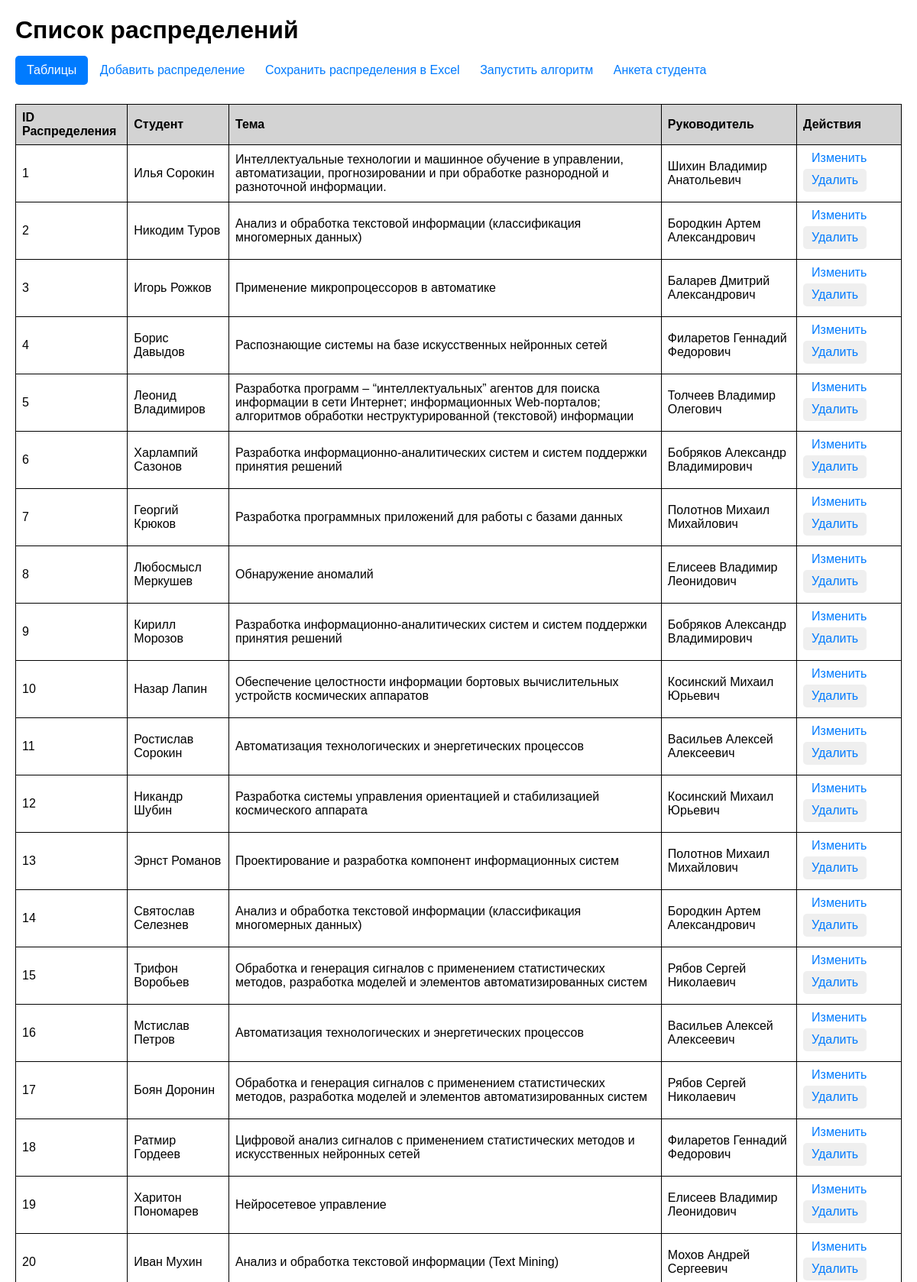
The page / (upper part) on the database its author committed.
### models.py (models this page shows)
class Distribution(Base):
    __tablename__ = 'distributions'
    distribution_id = Column(Integer, primary_key=True)
    student_id = Column(Integer, ForeignKey('students.student_id'), nullable=False)
    theme_id = Column(Integer, ForeignKey('themes.theme_id'), nullable=False)
    adviser_id = Column(Integer, ForeignKey('advisers.adviser_id'), nullable=False)
    interest_level = Column(Integer)
    student = relationship("Student", back_populates="distributions")
    theme = relationship("Theme", back_populates="distributions")
    adviser = relationship("Adviser", back_populates="distributions")

class Student(Base):
    __tablename__ = 'students'
    student_id = Column(Integer, primary_key=True)
    firstname = Column(String, nullable=False)
    lastname = Column(String, nullable=False)
    patronymic = Column(String, nullable=False)
    group_student = Column(String, nullable=False)
    grades = relationship("StudentSubjectGrade", back_populates="student")
    interests = relationship("StudentThemeInterest", back_populates="student")
    distributions = relationship("Distribution", back_populates="student")

class Theme(Base):
    __tablename__ = 'themes'
    theme_id = Column(Integer, primary_key=True)
    theme_name = Column(String, nullable=False)
    subject_importances = relationship("ThemeSubjectImportance", back_populates="theme")
    student_theme_interests = relationship("StudentThemeInterest", back_populates="theme")
    adviser_themes = relationship("AdviserTheme", back_populates="theme")
    distributions = relationship("Distribution", back_populates="theme")

class Adviser(Base):
    __tablename__ = 'advisers'
    adviser_id = Column(Integer, primary_key=True)
    firstname = Column(String, nullable=False)
    lastname = Column(String, nullable=False)
    patronymic = Column(String, nullable=False)
    number_of_places = Column(Integer, nullable=False)
    adviser_themes = relationship("AdviserTheme", back_populates="adviser")
    distributions = relationship("Distribution", back_populates="adviser")

### app.py (the view)
@app.route('/')
def index():
    with Session() as session:
        distributions = (session.query(Distribution).options(
            joinedload(Distribution.student),
            joinedload(Distribution.adviser),
            joinedload(Distribution.theme)).all()
        )
    return render_template('index.html', distributions=distributions)

### templates/index.html (shortened to what this page needs)
<!DOCTYPE html>
<html lang="en">
<head>
</head>
<body>
    <h1>Список распределений</h1>
        {% include 'dropdown_tables.html' %}
    <a href="{{ url_for('add_distribution') }}">Добавить распределение</a>
    <a href="{{ url_for('save') }}"> Сохранить распределения в Excel</a>
    <a href="{{url_for('run_main')}}">Запустить алгоритм</a>
    <a href="{{url_for('form_student')}}">Анкета студента </a>
    <table>
        <tr>
            <th>ID Распределения</th>
            <th>Студент</th>
            <th>Тема</th>
            <th>Руководитель</th>
            <th>Действия</th>
        </tr>
        {% for distribution in distributions %}
        <tr>
            <td>{{ distribution.distribution_id }}</td>
            <td>{{ distribution.student.firstname }} {{ distribution.student.lastname }}</td>
            <td>{{ distribution.theme.theme_name }}</td>
            <td>{{ distribution.adviser.firstname }} {{ distribution.adviser.lastname }} {{ distribution.adviser.patronymic }}</td>
            <td>
                <a href="{{ url_for('update_distribution', distribution_id=distribution.distribution_id) }}">Изменить</a>
                <button onclick="showDeleteConfirmationDistribution({{ distribution.distribution_id }}, '{{ distribution.student_id }}', '{{ distribution.theme_id }}', '{{ distribution.adviser_id }}')">Удалить</button>
            </td>
        </tr>
        {% endfor %}
    </table>
</body>
</html>

### templates/index.html (style rules this page uses)
body { font-family: Arial, sans-serif; margin: 20px; }
table { width: 100%; border-collapse: collapse; margin-top: 20px; }
th, td { border: 1px solid ; padding: 8px; text-align: left; }
th { background-color: lightgray; }
a,button { font-size: 16px; padding: 5px 10px; text-decoration: none; color: #007bff; border: 1px solid transparent; border-radius: 5px; transition: background-color 0.3s; margin-bottom: 5px; margin-top: 5px; }
h1 { margin-bottom: 10px; }

### rows shown on the page
Distribution: distribution_id "1", student.firstname "Илья", student.lastname "Сорокин", theme.theme_name "Интеллектуальные технологии и машинное обучение в управлении, автоматизации, прогнозировании и при обработке разнородной и разноточной информации.", adviser.firstname "Шихин", adviser.lastname "Владимир", adviser.patronymic "Анатольевич"
Distribution: distribution_id "2", student.firstname "Никодим", student.lastname "Туров", theme.theme_name "Анализ и обработка текстовой информации (классификация многомерных данных)", adviser.firstname "Бородкин", adviser.lastname "Артем", adviser.patronymic "Александрович"
Distribution: distribution_id "3", student.firstname "Игорь", student.lastname "Рожков", theme.theme_name "Применение микропроцессоров в автоматике", adviser.firstname "Баларев", adviser.lastname "Дмитрий", adviser.patronymic "Александрович"
Distribution: distribution_id "4", student.firstname "Борис", student.lastname "Давыдов", theme.theme_name "Распознающие системы на базе искусственных нейронных сетей", adviser.firstname "Филаретов", adviser.lastname "Геннадий", adviser.patronymic "Федорович"
Distribution: distribution_id "5", student.firstname "Леонид", student.lastname "Владимиров", theme.theme_name "Разработка программ – “интеллектуальных” агентов для поиска информации в сети Интернет; информационных Web-порталов; алгоритмов обработки неструктурированной (текстовой) информации", adviser.firstname "Толчеев", adviser.lastname "Владимир", adviser.patronymic "Олегович"
Distribution: distribution_id "6", student.firstname "Харлампий", student.lastname "Сазонов", theme.theme_name "Разработка информационно-аналитических систем и систем поддержки принятия решений", adviser.firstname "Бобряков", adviser.lastname "Александр", adviser.patronymic "Владимирович"
Distribution: distribution_id "7", student.firstname "Георгий", student.lastname "Крюков", theme.theme_name "Разработка программных приложений для работы с базами данных", adviser.firstname "Полотнов", adviser.lastname "Михаил", adviser.patronymic "Михайлович"
Distribution: distribution_id "8", student.firstname "Любосмысл", student.lastname "Меркушев", theme.theme_name "Обнаружение аномалий", adviser.firstname "Елисеев", adviser.lastname "Владимир", adviser.patronymic "Леонидович"
Distribution: distribution_id "9", student.firstname "Кирилл", student.lastname "Морозов", theme.theme_name "Разработка информационно-аналитических систем и систем поддержки принятия решений", adviser.firstname "Бобряков", adviser.lastname "Александр", adviser.patronymic "Владимирович"
Distribution: distribution_id "10", student.firstname "Назар", student.lastname "Лапин", theme.theme_name "Обеспечение целостности информации бортовых вычислительных устройств космических аппаратов", adviser.firstname "Косинский", adviser.lastname "Михаил", adviser.patronymic "Юрьевич"
Distribution: distribution_id "11", student.firstname "Ростислав", student.lastname "Сорокин", theme.theme_name "Автоматизация технологических и энергетических процессов", adviser.firstname "Васильев", adviser.lastname "Алексей", adviser.patronymic "Алексеевич"
Distribution: distribution_id "12", student.firstname "Никандр", student.lastname "Шубин", theme.theme_name "Разработка системы управления ориентацией и стабилизацией космического аппарата", adviser.firstname "Косинский", adviser.lastname "Михаил", adviser.patronymic "Юрьевич"
Distribution: distribution_id "13", student.firstname "Эрнст", student.lastname "Романов", theme.theme_name "Проектирование и разработка компонент информационных систем", adviser.firstname "Полотнов", adviser.lastname "Михаил", adviser.patronymic "Михайлович"
Distribution: distribution_id "14", student.firstname "Святослав", student.lastname "Селезнев", theme.theme_name "Анализ и обработка текстовой информации (классификация многомерных данных)", adviser.firstname "Бородкин", adviser.lastname "Артем", adviser.patronymic "Александрович"
Distribution: distribution_id "15", student.firstname "Трифон", student.lastname "Воробьев", theme.theme_name "Обработка и генерация сигналов с применением статистических методов, разработка моделей и элементов автоматизированных систем", adviser.firstname "Рябов", adviser.lastname "Сергей", adviser.patronymic "Николаевич"
Distribution: distribution_id "16", student.firstname "Мстислав", student.lastname "Петров", theme.theme_name "Автоматизация технологических и энергетических процессов", adviser.firstname "Васильев", adviser.lastname "Алексей", adviser.patronymic "Алексеевич"
Distribution: distribution_id "17", student.firstname "Боян", student.lastname "Доронин", theme.theme_name "Обработка и генерация сигналов с применением статистических методов, разработка моделей и элементов автоматизированных систем", adviser.firstname "Рябов", adviser.lastname "Сергей", adviser.patronymic "Николаевич"
Distribution: distribution_id "18", student.firstname "Ратмир", student.lastname "Гордеев", theme.theme_name "Цифровой анализ сигналов с применением статистических методов и искусственных нейронных сетей", adviser.firstname "Филаретов", adviser.lastname "Геннадий", adviser.patronymic "Федорович"
Distribution: distribution_id "19", student.firstname "Харитон", student.lastname "Пономарев", theme.theme_name "Нейросетевое управление", adviser.firstname "Елисеев", adviser.lastname "Владимир", adviser.patronymic "Леонидович"
Distribution: distribution_id "20", student.firstname "Иван", student.lastname "Мухин", theme.theme_name "Анализ и обработка текстовой информации (Text Mining)", adviser.firstname "Мохов", adviser.lastname "Андрей", adviser.patronymic "Сергеевич"
